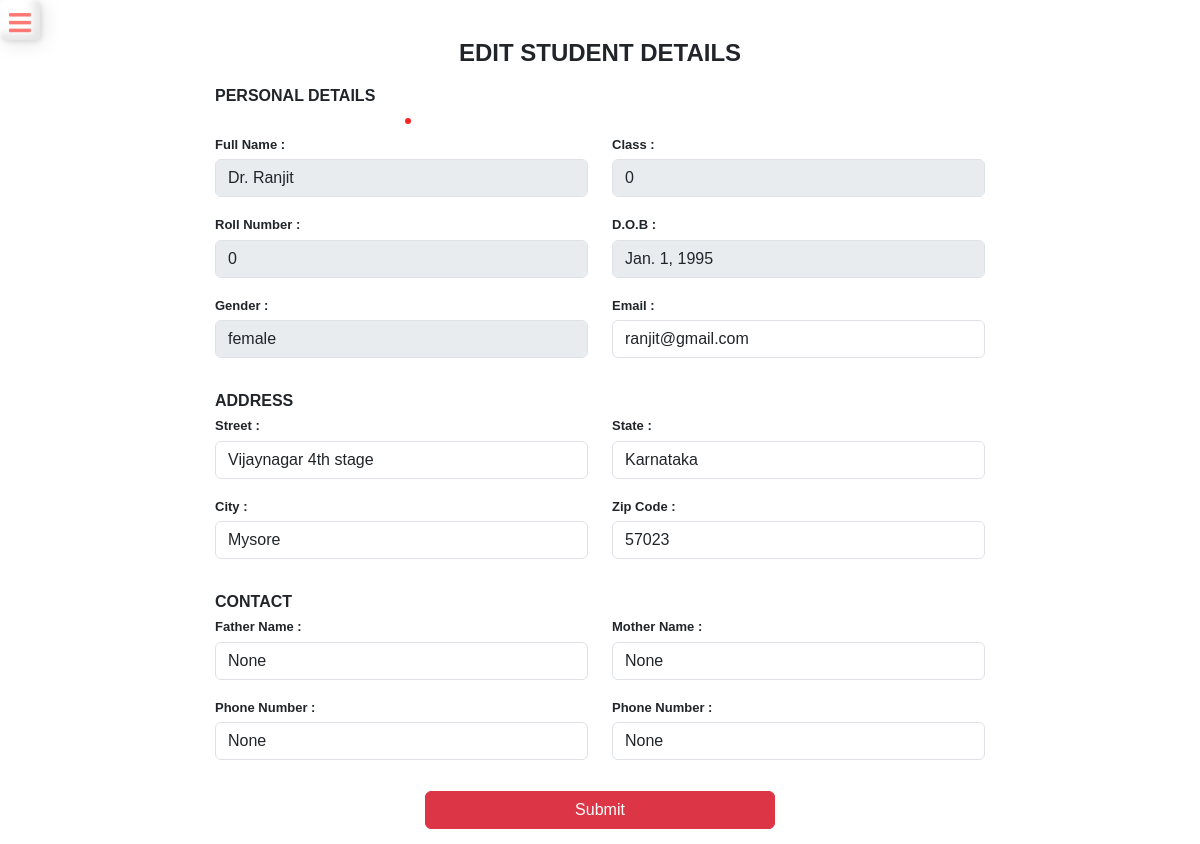
/edit/profile/14 (signed in), run on the app's committed database.
### schoolapp/models.py (models this page shows, shortened)
class StudentDetails(models.Model):
    user_id = models.IntegerField(blank = True, null=True)
    profile_image = models.ImageField(upload_to='media/profile',blank=True,null=True)
    student = models.OneToOneField(User, on_delete=models.CASCADE)
    full_name = models.CharField(max_length=100)
    roll_no = models.CharField(max_length=100)
    stu_class = models.IntegerField()
    date_of_birth = models.DateField( blank=True, null=True)
    gender = models.CharField(max_length=10,blank=True, null=True)
    street = models.CharField(max_length=100, blank=True, null=True )
    city = models.CharField(max_length=50, blank=True, null=True )
    state = models.CharField(max_length=50, blank=True, null=True )
    zip_code = models.CharField(max_length=10, blank=True, null=True )
    phone_number = models.CharField(max_length=15, blank=True, null=True )
    email = models.EmailField(blank=True, null=True )
    father_name = models.CharField(max_length=50, blank=True, null=True )
    father_contact = models.CharField(max_length=15, blank=True, null=True )
    mother_name = models.CharField(max_length=50, blank=True, null=True )
    mother_contact = models.CharField(max_length=15, blank=True, null=True )# Contact Information
    phone_number = models.CharField(max_length=15, blank=True, null=True)
    email = models.EmailField(blank=True, null=True)
    father_name = models.CharField(max_length=50, blank=True, null=True)
    father_contact = models.CharField(max_length=15, blank=True, null=True)
    mother_name = models.CharField(max_length=50, blank=True, null=True)
    mother_contact = models.CharField(max_length=15, blank=True, null=True)

### schoolapp/views.py (the view, shortened to what this page needs)
# urls.py: path("edit/profile/<int:id>",views.edit_student_profile,name="edit-student-profile"),
@login_required(login_url="signin")
def edit_student_profile(request,id):
    user = None
    try:
        user = StudentDetails.objects.get(id=id)
    except:
        return HttpResponse("Error Occured")
    context = {
        'user':user
    }
    return render(request, 'edit-student-details.html',context=context)

### templates/edit-student-details.html (shortened to what this page needs)
{% extends "base.html" %}
{% load static %}
{% block body %}
<div class="container-fluid-sm container-md p-0">
    <div class="form-section d-flex flex-column justify-content-center align-items-center">
        <form class="" method="post" action="" enctype="multipart/form-data">
            <h4 class="text-uppercase fw-bold text-center mb-3">Edit Student Details</h4>
            <p class="fw-bold mt-3 mb-0">PERSONAL DETAILS</p>
            <div class="col-md-6 text-center">
                {%if user.profile_image %}
                <img src="{{user.profile_image.url}}" class="p-0 m-0" alt="" width="100px" id="output-img1"><br>
                {% else %}
                <img src="https://img.freepik.com/premium-vector/man-avatar-profile-picture-vector-illustration_268834-538.jpg?w=740"
                    class="p-0 m-0" alt="" width="100px" id="output-img2">
                {% endif %}
            </div>
            <div class="row">
                <div class="col-md-6">
                    <label for="fullname" class="form-label">Full Name : </label>
                    <input type="text" name="full-name" id="fullname" class="form-control" value="{{user.full_name}}"
                        disabled>
                    <label for="rollnum" class="form-label">Roll Number : </label>
                    <input type="text" name="rollnum" id="rollnum" class="form-control" value="{{user.roll_no}}"
                        disabled>
                    <label for="gender" class="form-label">Gender : </label>
                    <input type="text" name="gender" id="gender" class="form-control" value="{{user.gender}}" disabled>
                </div>
                <div class="col-md-6">
                    <label for="class" class="form-label">Class : </label>
                    <input type="text" name="class" id="class" class="form-control" value="{{user.stu_class}}" disabled>
                    <label for="dob" class="form-label">D.O.B : </label>
                    <input type="text" name="dob" id="dob" class="form-control" value="{{user.date_of_birth}}" disabled>
                    <label for="stu_email" class="form-label">Email : </label>
                    <input type="email" name="stu_email" id="stu_email" class="form-control" value="{{user.email}}">
                </div>
                <p class="fw-bold mt-3 mb-0">ADDRESS</p>
                <div class="col-md-6">
                    <label for="street" class="form-label">Street : </label>
                    <input type="text" name="street" id="street" class="form-control" value="{{user.street}}">
                    <label for="city" class="form-label">City : </label>
                    <input type="text" name="city" id="city" class="form-control" value="{{user.city}}">
                </div>
                <div class="col-md-6">
                    <label for="state" class="form-label">State : </label>
                    <input type="text" name="state" id="state" class="form-control" value="{{user.state}}">
                    <label for="zip-code" class="form-label">Zip Code : </label>
                    <input type="text" name="zip-code" id="zip-code" class="form-control" value="{{user.zip_code}}">
                </div>
                <p class="fw-bold mt-3 mb-0">CONTACT</p>
                <div class="col-md-6">
                    <label for="father_name" class="form-label">Father Name : </label>
                    <input type="text" name="father_name" id="father_name" class="form-control"
                        value="{{user.father_name}}">
                    <label for="father_number" class="form-label">Phone Number : </label>
                    <input type="text" name="father_number" id="father_number" class="form-control"
                        value="{{user.father_contact}}">
                </div>
                <div class="col-md-6">
                    <label for="mother_name" class="form-label">Mother Name : </label>
                    <input type="text" name="mother_name" id="mother_name" class="form-control"
                        value="{{user.mother_name}}">
                    <label for="mother_number" class="form-label">Phone Number : </label>
                    <input type="text" name="mother_number" id="mother_number" class="form-control"
                        value="{{user.mother_contact}}">
                </div>
                <button type="submit" class="btn btn-danger text-center w-100 mt-3 mx-auto"
                    style="max-width: 350px;">Submit</button>
        </form>
    </div>
</div>
{% endblock body %}

### templates/edit-student-details.html (style rules this page uses)
body { box-sizing: border-box; min-height: 100vh; background-color: #fff; font-family: Arial, Helvetica, sans-serif; background-image: url("https://t4.ftcdn.net/jpg/05/69/28/27/360_F_569282797_NjFV9M9fsZ9kz7fJ6cToGq7EWhIr8DaE.jpg"); background-size: cover; background-position: center; }
form { background-color: #fff; padding: 15px; border-radius: 10px; width: 100%; max-width: 800px; }
input { margin-bottom: 15px; }
.form-label { margin-bottom: 5px; font-weight: 600; font-size: small; }
.form-section { min-height: 100vh; }
img { border-radius: 50%; border: 3px solid rgba(255, 0, 0, 0.853); padding: 0; }

### templates/base.html (style rules this page uses)
* { margin: 0; padding: 0; text-decoration: none; }
:root { --accent-color: #fff; --gradient-color: #FBFBFB; }
body { margin: 0 !important; padding: 0 !important; }

### data on the page
StudentDetails: full-name "Dr. Ranjit", rollnum "0", gender "female", class "0", dob "Jan. 1, 1995", stu_email "ranjit@gmail.com", street "Vijaynagar 4th stage", city "Mysore", state "Karnataka", zip-code "57023", father_name "None", father_number "None", mother_name "None", mother_number "None"
